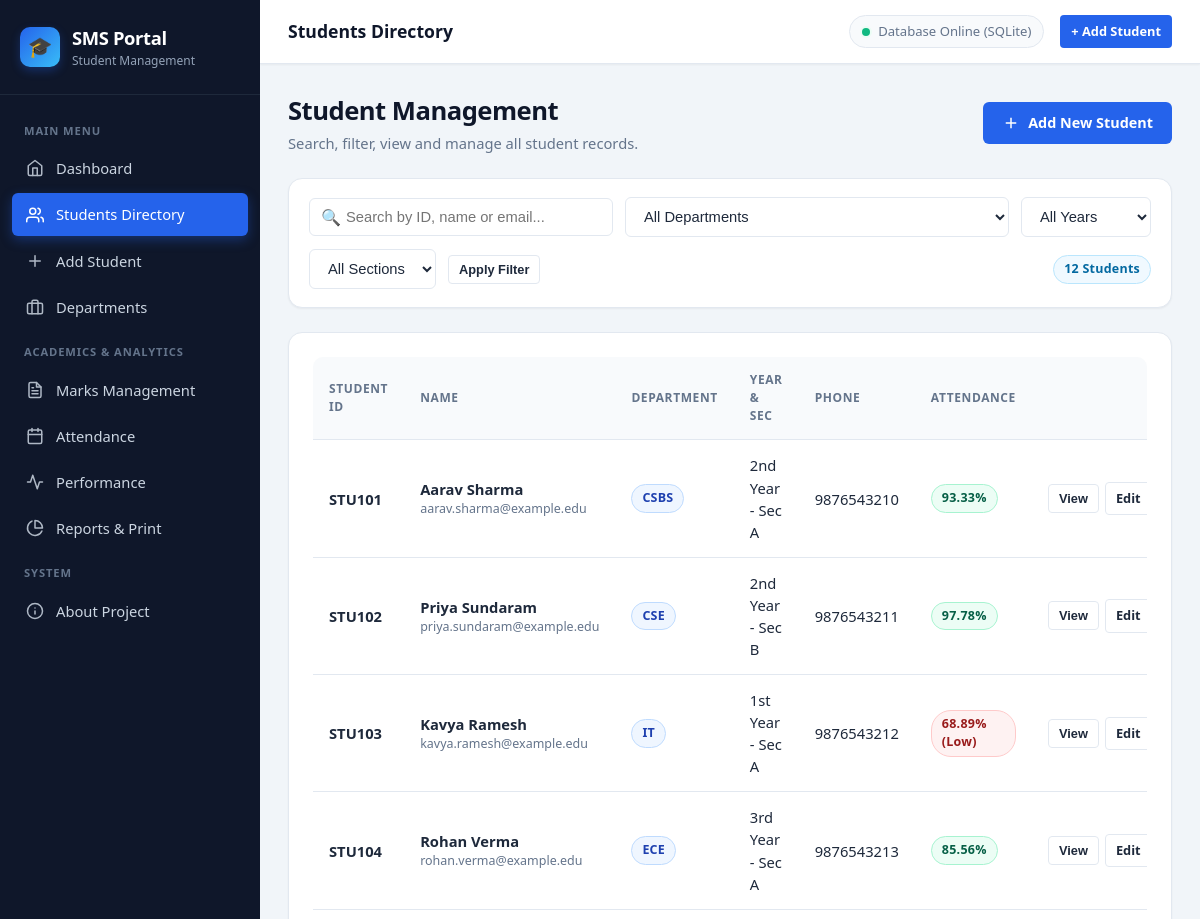
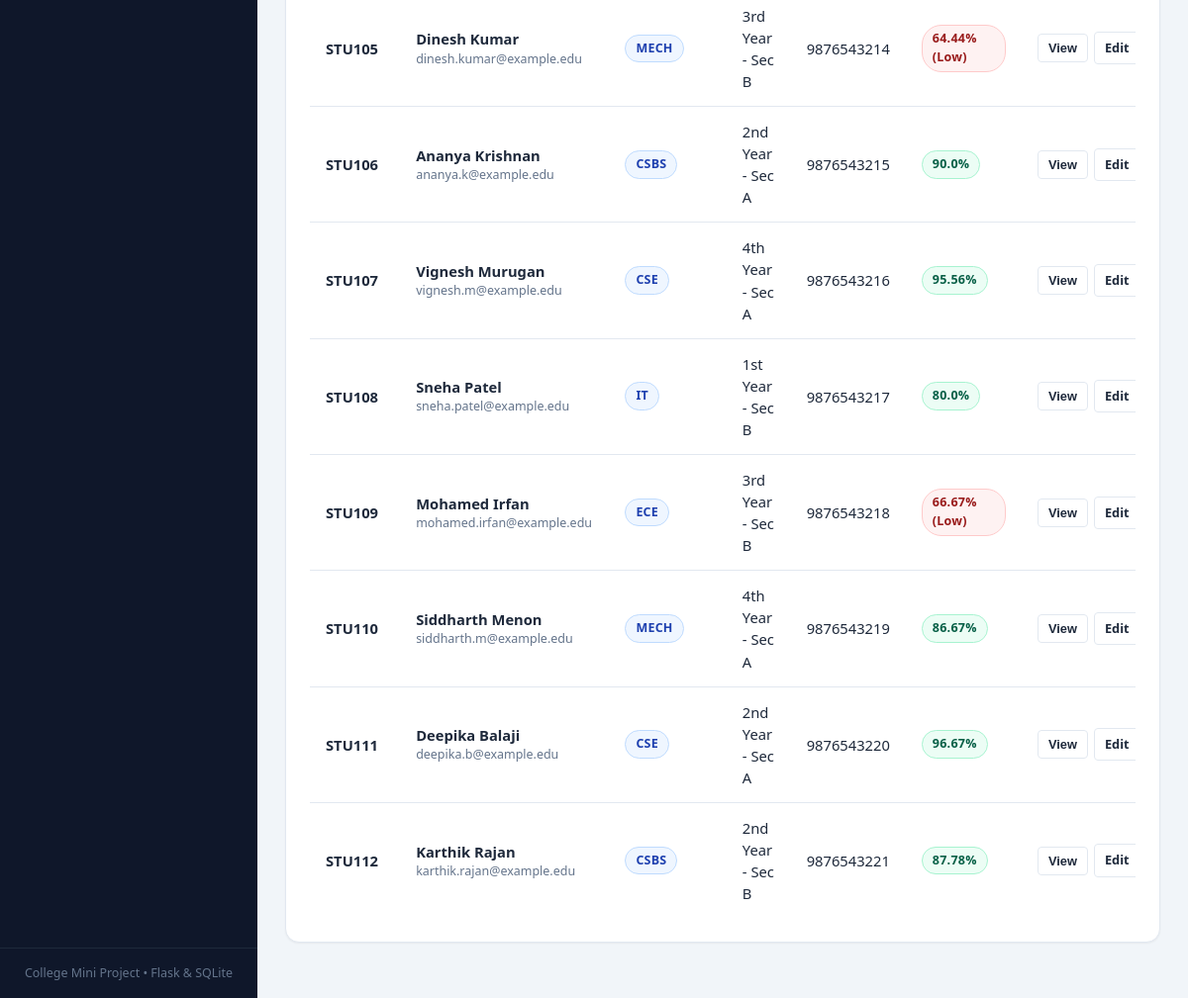
/students, run on the app's committed database (2 pictures, top to bottom).
### tables this page shows
CREATE TABLE students (
            student_id TEXT PRIMARY KEY,
            name TEXT NOT NULL,
            email TEXT NOT NULL UNIQUE,
            phone TEXT NOT NULL,
            gender TEXT NOT NULL,
            dob TEXT NOT NULL,
            department TEXT NOT NULL,
            year TEXT NOT NULL,
            section TEXT NOT NULL,
            address TEXT,
            admission_year TEXT NOT NULL,
            created_at TIMESTAMP DEFAULT CURRENT_TIMESTAMP,
            FOREIGN KEY (department) REFERENCES departments (department_id) ON UPDATE CASCADE
        );

### app.py (the view)
@app.route("/students")
def students_view():
    search = request.args.get("search", "").strip()
    dept_filter = request.args.get("department", "").strip()
    year_filter = request.args.get("year", "").strip()
    section_filter = request.args.get("section", "").strip()
    conn = get_db_connection()
    cursor = conn.cursor()
    query = """
        SELECT s.*, d.department_name,
               COALESCE(a.attendance_percentage, 0) as attendance_pct
        FROM students s
        LEFT JOIN departments d ON s.department = d.department_id
        LEFT JOIN attendance a ON s.student_id = a.student_id
        WHERE 1=1
    """
    params = []
    if search:
        query += " AND (s.student_id LIKE ? OR s.name LIKE ? OR s.email LIKE ?)"
        term = f"%{search}%"
        params.extend([term, term, term])
    if dept_filter:
        query += " AND s.department = ?"
        params.append(dept_filter)
    if year_filter:
        query += " AND s.year = ?"
        params.append(year_filter)
    if section_filter:
        query += " AND s.section = ?"
        params.append(section_filter)
    query += " ORDER BY s.student_id ASC"
    cursor.execute(query, params)
    students_list = cursor.fetchall()
    cursor.execute("SELECT * FROM departments ORDER BY department_name ASC")
    departments = cursor.fetchall()
    conn.close()
    return render_template(
        "students.html",
        students=students_list,
        departments=departments,
        search=search,
        selected_dept=dept_filter,
        selected_year=year_filter,
        selected_section=section_filter
    )

### database/db.py (called while the page is built)
def get_db_connection():
    conn = sqlite3.connect(DB_PATH)
    conn.row_factory = sqlite3.Row
    conn.execute("PRAGMA foreign_keys = ON")
    return conn

### templates/students.html (shortened to what this page needs)
{% extends "base.html" %}
{% block page_heading %}Students Directory{% endblock %}
{% block content %}
<div class="page-header">
  <div>
    <h1>Student Management</h1>
    <p>Search, filter, view and manage all student records.</p>
  </div>
  <a href="{{ url_for('add_student') }}" class="btn btn-primary no-print">
    <svg width="18" height="18" viewBox="0 0 24 24" fill="none" stroke="currentColor" stroke-width="2"><line x1="12" y1="5" x2="12" y2="19"></line><line x1="5" y1="12" x2="19" y2="12"></line></svg>
    Add New Student
  </a>
</div>
<div class="toolbar-card no-print">
  <form method="GET" action="{{ url_for('students_view') }}" class="filters-row">
    <div class="search-input-wrapper">
      <span class="search-icon">🔍</span>
      <input
        type="text"
        id="clientSearchInput"
        name="search"
        class="form-control"
        placeholder="Search by ID, name or email..."
        value="{{ search }}"
      >
    </div>
    <select name="department" id="clientDeptFilter" class="form-control" style="width: auto; min-width: 170px;">
      <option value="">All Departments</option>
    </select>
    <select name="year" id="clientYearFilter" class="form-control" style="width: auto; min-width: 130px;">
      <option value="">All Years</option>
    </select>
    <select name="section" id="clientSectionFilter" class="form-control" style="width: auto; min-width: 120px;">
      <option value="">All Sections</option>
    </select>
    <button type="submit" class="btn btn-outline btn-sm">Apply Filter</button>
    <span class="badge badge-info" id="visibleRecordCount" style="margin-left: auto;">
      {{ students|length }} Students
    </span>
  </form>
</div>
<div class="card">
  <div class="table-responsive">
    <table class="custom-table" id="studentsTable">
      <thead>
        <tr>
          <th>Student ID</th>
          <th>Name</th>
          <th>Department</th>
          <th>Year & Sec</th>
          <th>Phone</th>
          <th>Attendance</th>
          <th style="text-align: right;">Actions</th>
        </tr>
      </thead>
      <tbody>
        {% for s in students %}
        <tr
          data-id="{{ s.student_id }}"
          data-name="{{ s.name }}"
          data-dept="{{ s.department }}"
          data-year="{{ s.year }}"
          data-section="{{ s.section }}"
        >
          <td><strong>{{ s.student_id }}</strong></td>
          <td>
            <strong>{{ s.name }}</strong>
            <div style="font-size: 0.78rem; color: var(--text-muted);">{{ s.email }}</div>
          </td>
          <td>
            <span class="badge badge-primary">{{ s.department }}</span>
          </td>
          <td>{{ s.year }} - Sec {{ s.section }}</td>
          <td>{{ s.phone }}</td>
          <td>
            {% if s.attendance_pct >= 75 %}
              <span class="badge badge-success">{{ s.attendance_pct }}%</span>
            {% elif s.attendance_pct > 0 %}
              <span class="badge badge-danger">{{ s.attendance_pct }}% (Low)</span>
            {% else %}
              <span class="badge badge-info">N/A</span>
            {% endif %}
          </td>
          <td style="text-align: right;">
            <div class="btn-action-group" style="justify-content: flex-end;">
              <button
                type="button"
                class="btn btn-outline btn-sm btn-view-student"
                data-id="{{ s.student_id }}"
                title="View Student Full Profile"
              >
                View
              </button>
              <a
                href="{{ url_for('edit_student', student_id=s.student_id) }}"
                class="btn btn-outline btn-sm"
                title="Edit Student Information"
              >
                Edit
              </a>
            </div>
          </td>
        </tr>
        {% else %}
        <tr>
          <td colspan="7" style="text-align: center; color: var(--text-muted); padding: 32px;">
            No matching students found. Try adjusting your search query or filters.
          </td>
        </tr>
        {% endfor %}
      </tbody>
    </table>
  </div>
</div>
{% endblock %}

### static/css/style.css (style rules this page uses)
:root { --bg-app: #f1f5f9; --bg-card: #ffffff; --bg-sidebar: #0f172a; --bg-sidebar-hover: #1e293b; --bg-sidebar-active: #2563eb; --primary: #2563eb; --primary-light: #eff6ff; --primary-hover: #1d4ed8; --navy: #0f172a; --navy-muted: #64748b; --text-main: #1e293b; --text-muted: #64748b; --text-light: #94a3b8; --text-sidebar: #cbd5e1; --success: #10b981; --success-bg: #ecfdf5; --warning: #f59e0b; --warning-bg: #fffbeb; --danger: #ef4444; --danger-bg: #fef2f2; --info: #0ea5e9; --info-bg: #f0f9ff; --border-color: #e2e8f0; --border-radius-sm: 6px; --border-radius: 10px; --border-radius-lg: 14px; --shadow-sm: 0 1px 2px 0 rgba(0, 0, 0, 0.05); --shadow-md: 0 4px 6px -1px rgba(0, 0, 0, 0.08), 0 2px 4px -2px rgba(0, 0, 0, 0.05); --shadow-lg: 0 10px 15px -3px rgba(0, 0, 0, 0.08), 0 4px 6px -4px rgba(0, 0, 0, 0.04); --shadow-hover: 0 12px 20px -3px rgba(37, 99, 235, 0.12); --transition-fast: 0.15s ease; --transition-normal: 0.25s ease; }
*, *::before, *::after { box-sizing: border-box; margin: 0; padding: 0; }
body { font-family: 'Segoe UI', system-ui, -apple-system, BlinkMacSystemFont, Roboto, sans-serif; background-color: var(--bg-app); color: var(--text-main); line-height: 1.5; -webkit-font-smoothing: antialiased; }
a { color: var(--primary); text-decoration: none; transition: color var(--transition-fast); }
.page-header { display: flex; align-items: center; justify-content: space-between; margin-bottom: 24px; flex-wrap: wrap; gap: 16px; }
.page-header h1 { font-size: 1.6rem; font-weight: 700; color: var(--navy); letter-spacing: -0.02em; }
.page-header p { color: var(--text-muted); font-size: 0.92rem; margin-top: 2px; }
.card { background: var(--bg-card); border-radius: var(--border-radius-lg); border: 1px solid var(--border-color); box-shadow: var(--shadow-sm); padding: 24px; margin-bottom: 28px; }
.table-responsive { width: 100%; overflow-x: auto; border-radius: var(--border-radius); }
.custom-table { width: 100%; border-collapse: collapse; text-align: left; font-size: 0.92rem; }
.custom-table th { background-color: #f8fafc; color: var(--text-muted); font-weight: 600; text-transform: uppercase; font-size: 0.75rem; letter-spacing: 0.05em; padding: 14px 16px; border-bottom: 1px solid var(--border-color); }
.custom-table td { padding: 14px 16px; border-bottom: 1px solid var(--border-color); color: var(--text-main); vertical-align: middle; }
.custom-table tbody tr { transition: background-color var(--transition-fast); }
.custom-table tbody tr:last-child td { border-bottom: none; }
.badge { display: inline-flex; align-items: center; gap: 5px; padding: 4px 10px; border-radius: 20px; font-size: 0.78rem; font-weight: 600; letter-spacing: 0.02em; }
.badge-success { background-color: var(--success-bg); color: #065f46; border: 1px solid #a7f3d0; }
.badge-danger { background-color: var(--danger-bg); color: #991b1b; border: 1px solid #fecaca; }
.badge-info { background-color: var(--info-bg); color: #0369a1; border: 1px solid #bae6fd; }
.badge-primary { background-color: var(--primary-light); color: #1e40af; border: 1px solid #bfdbfe; }
.btn { display: inline-flex; align-items: center; justify-content: center; gap: 8px; padding: 9px 18px; border-radius: var(--border-radius-sm); font-size: 0.9rem; font-weight: 600; border: 1px solid transparent; cursor: pointer; transition: all var(--transition-fast); }
.btn-primary { background-color: var(--primary); color: #ffffff; }
.btn-outline { background-color: transparent; border-color: var(--border-color); color: var(--text-main); }
.btn-sm { padding: 6px 10px; font-size: 0.8rem; border-radius: 4px; }
.btn-action-group { display: flex; align-items: center; gap: 6px; }
.form-control { width: 100%; padding: 10px 14px; border-radius: var(--border-radius-sm); border: 1px solid var(--border-color); background-color: #ffffff; font-size: 0.92rem; color: var(--text-main); transition: border-color var(--transition-fast), box-shadow var(--transition-fast); outline: none; }
.toolbar-card { background: var(--bg-card); border: 1px solid var(--border-color); border-radius: var(--border-radius-lg); padding: 18px 20px; margin-bottom: 24px; box-shadow: var(--shadow-sm); }
.filters-row { display: flex; align-items: center; flex-wrap: wrap; gap: 12px; }
.search-input-wrapper { position: relative; flex: 1 1 260px; }
.search-input-wrapper input { padding-left: 36px; }
.search-icon { position: absolute; left: 12px; top: 50%; transform: translateY(-50%); color: var(--text-light); pointer-events: none; }

### data on the page
students: student_id "STU101", name "Aarav Sharma", email "aarav.sharma@example.edu", department "CSBS", year "2nd Year", section "A", phone "9876543210", attendance_pct "93.33"
students: student_id "STU102", name "Priya Sundaram", email "priya.sundaram@example.edu", department "CSE", year "2nd Year", section "B", phone "9876543211", attendance_pct "97.78"
students: student_id "STU103", name "Kavya Ramesh", email "kavya.ramesh@example.edu", department "IT", year "1st Year", section "A", phone "9876543212", attendance_pct "68.89"
students: student_id "STU104", name "Rohan Verma", email "rohan.verma@example.edu", department "ECE", year "3rd Year", section "A", phone "9876543213", attendance_pct "85.56"
students: student_id "STU105", name "Dinesh Kumar", email "dinesh.kumar@example.edu", department "MECH", year "3rd Year", section "B", phone "9876543214", attendance_pct "64.44"
students: student_id "STU106", name "Ananya Krishnan", email "ananya.k@example.edu", department "CSBS", year "2nd Year", section "A", phone "9876543215", attendance_pct "90.0"
students: student_id "STU107", name "Vignesh Murugan", email "vignesh.m@example.edu", department "CSE", year "4th Year", section "A", phone "9876543216", attendance_pct "95.56"
students: student_id "STU108", name "Sneha Patel", email "sneha.patel@example.edu", department "IT", year "1st Year", section "B", phone "9876543217", attendance_pct "80.0"
students: student_id "STU109", name "Mohamed Irfan", email "mohamed.irfan@example.edu", department "ECE", year "3rd Year", section "B", phone "9876543218", attendance_pct "66.67"
students: student_id "STU110", name "Siddharth Menon", email "siddharth.m@example.edu", department "MECH", year "4th Year", section "A", phone "9876543219", attendance_pct "86.67"
students: student_id "STU111", name "Deepika Balaji", email "deepika.b@example.edu", department "CSE", year "2nd Year", section "A", phone "9876543220", attendance_pct "96.67"
students: student_id "STU112", name "Karthik Rajan", email "karthik.rajan@example.edu", department "CSBS", year "2nd Year", section "B", phone "9876543221", attendance_pct "87.78"

### other printed values
{{ students|length }} "12"
